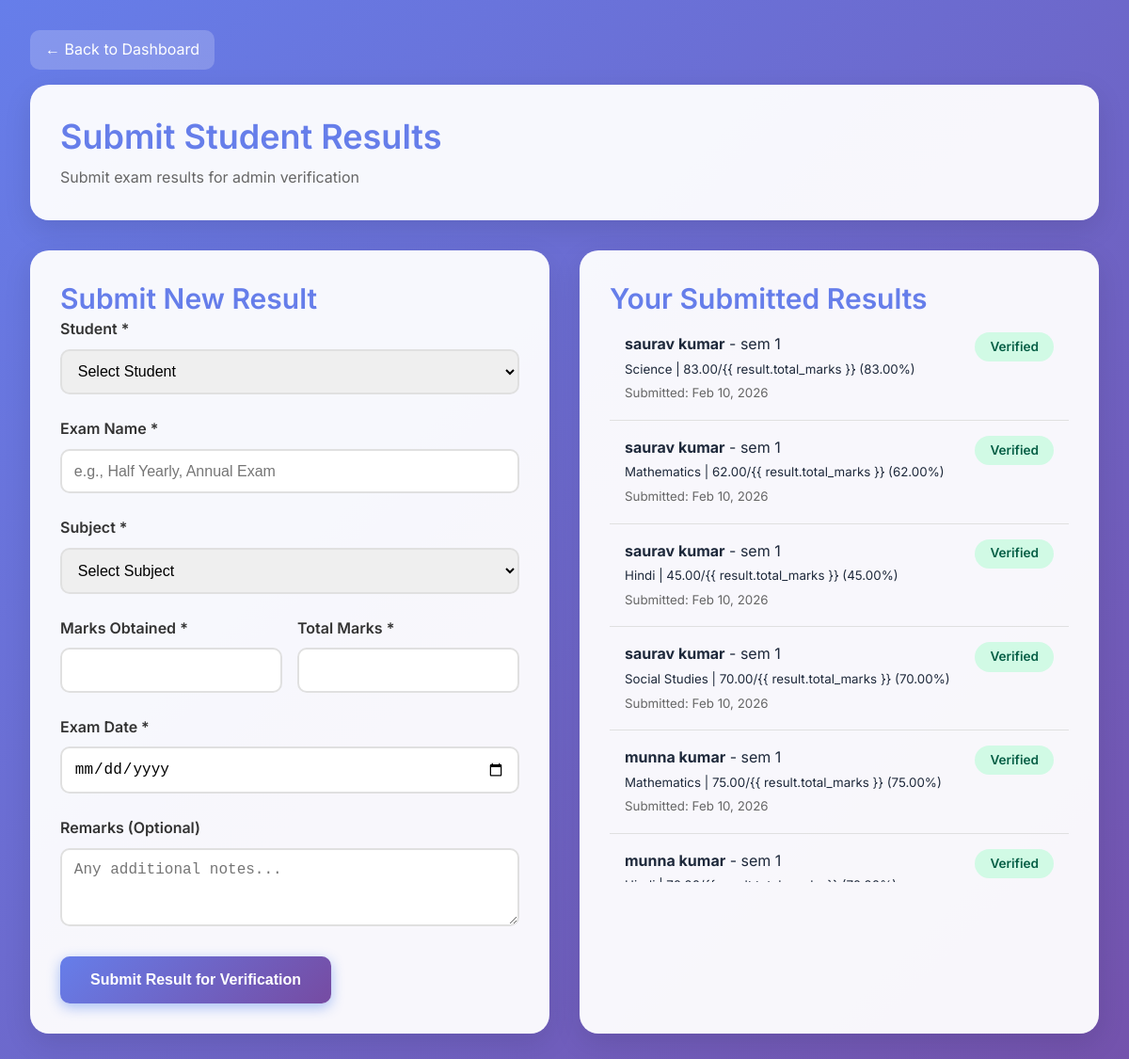
Screenshot of /teacher/results/submit/ (signed in) with the database file from the repository.
### core/models.py (models this page shows, shortened)
class Result(models.Model):
    VERIFICATION_STATUS_CHOICES = [
        ('Pending', 'Pending Verification'),
        ('Verified', 'Verified'),
        ('Rejected', 'Rejected'),
    ]
    GRADE_CHOICES = [
        ('A+', 'A+ (90-100%)'),
        ('A', 'A (80-89%)'),
        ('B+', 'B+ (70-79%)'),
        ('B', 'B (60-69%)'),
        ('C', 'C (50-59%)'),
        ('D', 'D (40-49%)'),
        ('F', 'F (Below 40%)'),
    ]
    student = models.ForeignKey(Student, on_delete=models.CASCADE, related_name='results')
    exam_name = models.CharField(max_length=100, help_text='e.g., Half Yearly, Annual, Unit Test')
    subject = models.ForeignKey(Subject, on_delete=models.SET_NULL, null=True)
    marks_obtained = models.DecimalField(max_digits=5, decimal_places=2)
    total_marks = models.DecimalField(max_digits=5, decimal_places=2)
    percentage = models.DecimalField(max_digits=5, decimal_places=2, blank=True)
    grade = models.CharField(max_length=2, choices=GRADE_CHOICES, blank=True)
    submitted_by = models.ForeignKey(Teacher, on_delete=models.SET_NULL, null=True, related_name='submitted_results')
    submission_date = models.DateTimeField(auto_now_add=True)
    verification_status = models.CharField(max_length=10, choices=VERIFICATION_STATUS_CHOICES, default='Pending')
    verified_by = models.ForeignKey(Admin, on_delete=models.SET_NULL, null=True, blank=True, related_name='verified_results')
    verification_date = models.DateTimeField(null=True, blank=True)
    verification_remarks = models.TextField(blank=True)
    exam_date = models.DateField()
    remarks = models.TextField(blank=True)
    class Meta:
        ordering = ['-submission_date']
        verbose_name = "Result"
        verbose_name_plural = "Results"

class Student(models.Model):
    name = models.CharField(max_length=100)
    father_name = models.CharField(max_length=100)
    student_class = models.ForeignKey(SchoolClass, on_delete=models.SET_NULL, null=True)
    role = models.CharField(max_length=50, default='Student')
    address = models.TextField(blank=True)
    email = models.EmailField(blank=True)
    mobile = models.CharField(max_length=15)
    admission_date = models.DateField()
    monthly_fee = models.DecimalField(max_digits=10, decimal_places=2, default=0)
    photo = models.BinaryField(blank=True, null=True)
    password = models.CharField(max_length=128)
    is_active = models.BooleanField(default=True)
    created_at = models.DateTimeField(auto_now_add=True)

class Subject(models.Model):
    subject_name = models.CharField(max_length=100)
    subject_code = models.CharField(max_length=20, unique=True)

### core/views.py (the view, shortened to what this page needs)
# urls.py: path('teacher/results/submit/', views.result_submit, name='result_submit'),
def result_submit(request):
    if request.session.get('user_type') != 'teacher':
        return redirect('teacher_login')
    teacher_id = request.session.get('teacher_id')
    teacher = get_object_or_404(Teacher, pk=teacher_id)
    if teacher.class_section:
        students = Student.objects.filter(student_class=teacher.class_section, is_active=True)
    else:
        students = Student.objects.filter(is_active=True)
    subjects = Subject.objects.all()
    submitted_results = Result.objects.filter(submitted_by=teacher).select_related(
        'student', 'subject'
    ).order_by('-submission_date')[:20]
    context = {
        'teacher': teacher,
        'students': students,
        'subjects': subjects,
        'submitted_results': submitted_results,
    }
    return render(request, 'teacher/result_submit.html', context)

### core/models.py (called while the page is built)
    def __str__(self):
        return f"{self.class_name} - {self.section}"

### templates/teacher/result_submit.html (shortened to what this page needs)
{% extends 'base.html' %}
{% block body %}
<div class="page-container">
    <a href="{% url 'teacher_dashboard' %}" class="back-link">← Back to Dashboard</a>
    <div class="page-header">
        <h1>Submit Student Results</h1>
        <p style="margin: 0.5rem 0 0 0; color: #666;">Submit exam results for admin verification</p>
    </div>
    <div class="content-grid">
        <div class="form-card">
            <h2 style="margin-top: 0; color: #667eea;">Submit New Result</h2>
            <form method="POST">
                <div class="form-group">
                    <label for="student">Student *</label>
                    <select name="student" id="student" required>
                        <option value="">Select Student</option>
                    </select>
                </div>
                <div class="form-group">
                    <label for="exam_name">Exam Name *</label>
                    <input type="text" name="exam_name" id="exam_name" placeholder="e.g., Half Yearly, Annual Exam"
                        required>
                </div>
                <div class="form-group">
                    <label for="subject">Subject *</label>
                    <select name="subject" id="subject" required>
                        <option value="">Select Subject</option>
                    </select>
                </div>
                <div style="display: grid; grid-template-columns: 1fr 1fr; gap: 1rem;">
                    <div class="form-group">
                        <label for="marks_obtained">Marks Obtained *</label>
                        <input type="number" step="0.01" name="marks_obtained" id="marks_obtained" required>
                    </div>
                    <div class="form-group">
                        <label for="total_marks">Total Marks *</label>
                        <input type="number" step="0.01" name="total_marks" id="total_marks" required>
                    </div>
                </div>
                <div class="form-group">
                    <label for="exam_date">Exam Date *</label>
                    <input type="date" name="exam_date" id="exam_date" required>
                </div>
                <div class="form-group">
                    <label for="remarks">Remarks (Optional)</label>
                    <textarea name="remarks" id="remarks" rows="3" placeholder="Any additional notes..."></textarea>
                </div>
                <button type="submit" class="btn btn-primary">Submit Result for Verification</button>
            </form>
        </div>
        <div class="results-card">
            <h2 style="margin-top: 0; color: #667eea;">Your Submitted Results</h2>
            <div class="results-list">
                {% if submitted_results %}
                {% for result in submitted_results %}
                <div class="result-item">
                    <div style="display: flex; justify-content: space-between; align-items: start;">
                        <div>
                            <strong>{{ result.student.name }}</strong> - {{ result.exam_name }}<br>
                            <small>{{ result.subject.subject_name }} | {{ result.marks_obtained }}/{{ result.total_marks
                                }} ({{ result.percentage|floatformat:2 }}%)</small><br>
                            <small style="color: #666;">Submitted: {{ result.submission_date|date:"M d, Y" }}</small>
                        </div>
                        <span class="status-badge status-{{ result.verification_status|lower }}">
                            {{ result.verification_status }}
                        </span>
                    </div>
                </div>
                {% endfor %}
                {% else %}
                <p style="text-align: center; color: #666; padding: 3rem;">No results submitted yet.</p>
                {% endif %}
            </div>
        </div>
    </div>
</div>
{% endblock %}

### static/css/style.css (style rules this page uses)
:root { --primary-dark: #7f1d1d; --primary: #dc2626; --primary-light: #ef4444; --success: #22c55e; --success-light: #4ade80; --warning: #d97706; --warning-light: #f59e0b; --danger: #b91c1c; --danger-light: #dc2626; --info: #e11d48; --gold: #d97706; --gold-light: #f59e0b; --white: #ffffff; --gray-50: #f8fafc; --gray-100: #f1f5f9; --gray-200: #e2e8f0; --gray-300: #cbd5e1; --gray-400: #94a3b8; --gray-500: #64748b; --gray-600: #475569; --gray-700: #334155; --gray-800: #1e293b; --gray-900: #0f172a; --gradient-primary: linear-gradient(135deg, #7f1d1d 0%, #dc2626 100%); --gradient-success: linear-gradient(135deg, #15803d 0%, #22c55e 100%); --gradient-warning: linear-gradient(135deg, #b45309 0%, #d97706 100%); --gradient-danger: linear-gradient(135deg, #b91c1c 0%, #dc2626 100%); --shadow-sm: 0 1px 2px 0 rgba(0, 0, 0, 0.05); --shadow: 0 4px 6px -1px rgba(0, 0, 0, 0.1); --shadow-md: 0 10px 15px -3px rgba(0, 0, 0, 0.1); --shadow-lg: 0 25px 50px -12px rgba(0, 0, 0, 0.25); --shadow-glass: 0 8px 32px 0 rgba(127, 29, 29, 0.2); --radius-sm: 0.375rem; --radius: 0.5rem; --radius-md: 0.75rem; --radius-lg: 1rem; --radius-xl: 1.5rem; --transition: all 0.3s ease; --transition-fast: all 0.15s ease; }
*, *::before, *::after { box-sizing: border-box; margin: 0; padding: 0; }
body { font-family: 'Inter', 'Segoe UI', system-ui, -apple-system, sans-serif; background: var(--gray-100); color: var(--gray-800); line-height: 1.6; min-height: 100vh; }
a { text-decoration: none; color: inherit; }
h1, h2, h3, h4, h5, h6 { font-weight: 600; line-height: 1.3; color: var(--gray-900); }
h1 { font-size: 2.25rem; }
h2 { font-size: 1.875rem; }
.btn { display: inline-flex; align-items: center; justify-content: center; gap: 0.5rem; padding: 0.75rem 1.5rem; border-radius: var(--radius); font-weight: 500; font-size: 0.9375rem; cursor: pointer; border: none; transition: var(--transition); text-decoration: none; }
.btn-primary { background: var(--gradient-primary); color: var(--white); box-shadow: 0 4px 14px 0 rgba(37, 99, 235, 0.39); }
.form-group { margin-bottom: 1.25rem; }

### templates/teacher/result_submit.html (style rules this page uses)
body { background: linear-gradient(135deg, #667eea 0%, #764ba2 100%); min-height: 100vh; font-family: 'Inter', sans-serif; }
.page-container { max-width: 1400px; margin: 0 auto; padding: 2rem; }
.page-header { background: rgba(255, 255, 255, 0.95); border-radius: 20px; padding: 2rem; margin-bottom: 2rem; box-shadow: 0 10px 30px rgba(0, 0, 0, 0.1); }
.page-header h1 { color: #667eea; margin: 0; }
.content-grid { display: grid; grid-template-columns: 1fr 1fr; gap: 2rem; }
.form-card, .results-card { background: rgba(255, 255, 255, 0.95); border-radius: 20px; padding: 2rem; box-shadow: 0 10px 30px rgba(0, 0, 0, 0.1); }
.form-group { margin-bottom: 1.5rem; }
.form-group label { display: block; margin-bottom: 0.5rem; font-weight: 600; color: #333; }
.form-group input, .form-group select, .form-group textarea { width: 100%; padding: 0.8rem; border: 2px solid #e0e0e0; border-radius: 10px; font-size: 1rem; transition: border-color 0.3s; }
.btn { padding: 1rem 2rem; border: none; border-radius: 10px; font-size: 1rem; font-weight: 600; cursor: pointer; transition: all 0.3s; }
.btn-primary { background: linear-gradient(135deg, #667eea 0%, #764ba2 100%); color: white; }
.results-list { max-height: 600px; overflow-y: auto; }
.result-item { padding: 1rem; border-bottom: 1px solid #e0e0e0; transition: background 0.3s; }
.status-badge { display: inline-block; padding: 0.3rem 1rem; border-radius: 20px; font-size: 0.85rem; font-weight: 600; }
.status-verified { background: #d1fae5; color: #065f46; }
.back-link { display: inline-block; margin-bottom: 1rem; color: white; text-decoration: none; padding: 0.5rem 1rem; background: rgba(255, 255, 255, 0.2); border-radius: 10px; transition: all 0.3s; }

### rows the page displays
Result: student.name "saurav kumar", exam_name "sem 1", subject.subject_name "Science", marks_obtained "83.00", percentage "83.00", submission_date "Feb 10, 2026", verification_status "Verified"
Result: student.name "saurav kumar", exam_name "sem 1", subject.subject_name "Mathematics", marks_obtained "62.00", percentage "62.00", submission_date "Feb 10, 2026", verification_status "Verified"
Result: student.name "saurav kumar", exam_name "sem 1", subject.subject_name "Hindi", marks_obtained "45.00", percentage "45.00", submission_date "Feb 10, 2026", verification_status "Verified"
Result: student.name "saurav kumar", exam_name "sem 1", subject.subject_name "Social Studies", marks_obtained "70.00", percentage "70.00", submission_date "Feb 10, 2026", verification_status "Verified"
Result: student.name "munna kumar", exam_name "sem 1", subject.subject_name "Mathematics", marks_obtained "75.00", percentage "75.00", submission_date "Feb 10, 2026", verification_status "Verified"
Result: student.name "munna kumar", exam_name "sem 1", verification_status "Verified"
